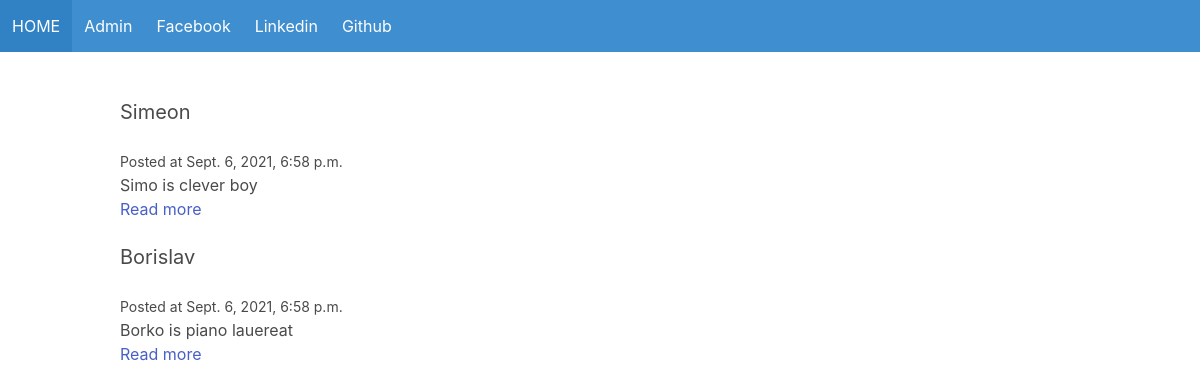
Before: / with the older database file.
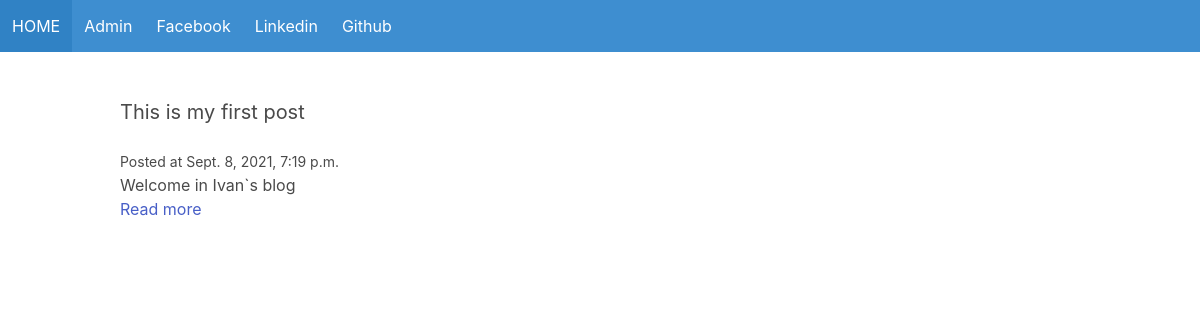
After: the same page with the newer database file.
### blog/models.py (models this page shows)
class Post(models.Model):
    title = models.CharField(max_length=255)
    slug = models.SlugField()
    intro = models.TextField()
    body = models.TextField()
    date_added = models.DateTimeField(auto_now_add=True)
    class Meta:
        ordering = ['-date_added']

### blog/views.py (the view)
# urls.py: path('', frontpage, name='frontpage'),
def frontpage(request):
    posts = Post.objects.all()
    return render(request, 'blog/frontpage.html', {'posts': posts})

### blog/templates/blog/frontpage.html
<!DOCTYPE html>
{% extends 'blog/base.html' %}
{% block content %}
    {% for post in posts%}
        <div class="post block">
            <h2 class="subtitle">{{ post.title }}</h2>
            <small>Posted at {{ post.date_added }}</small>
            <p>{{ post.intro }}</p>
            <a href="{% url 'post_detail' post.slug %}">Read more</a>
        </div>
    {% endfor %}
{% endblock %}

### blog/templates/blog/base.html (shortened to what this page needs)
<!DOCTYPE html>
<html lang="en">
<head>
    <link rel="stylesheet" href="https://cdn.jsdelivr.net/npm/bulma@0.9.1/css/bulma.min.css">
    </head>
<body>
    <nav class="navbar is-info">
        <div class="navbar-brand">
            <a href="/" class="navbar-item">HOME</a>
            <a href="admin/" class="navbar-item">Admin</a>
            <a href="https://www.facebook.com/ivan.hristov.52831666" class="navbar-item">Facebook</a>
            <a href="https://www.linkedin.com/in/ivan-hristov-07ab871a8/" class="navbar-item">Linkedin</a>
            <a href="https://github.com/snow27" class="navbar-item">Github</a>
        </div>
    </nav>
    <section class="section">
        <div class='container'>
            {% block content %}
            {% endblock %}
        </div>
    </section>
</body>
</html>

Changed rows visible on the page:
removed Post: title "Simeon", date_added "Sept. 6, 2021, 6:58 p.m.", intro "Simo is clever boy"
removed Post: title "Borislav", date_added "Sept. 6, 2021, 6:58 p.m.", intro "Borko is piano lauereat"
added Post: title "This is my first post", date_added "Sept. 8, 2021, 7:19 p.m.", intro "Welcome in Ivan`s blog"
